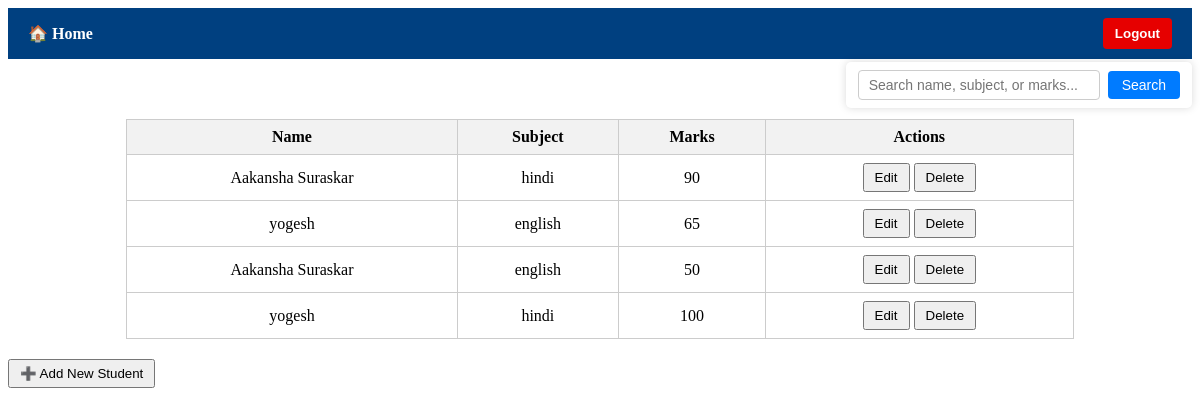
/home (signed in), run on an earlier commit of the app's database.
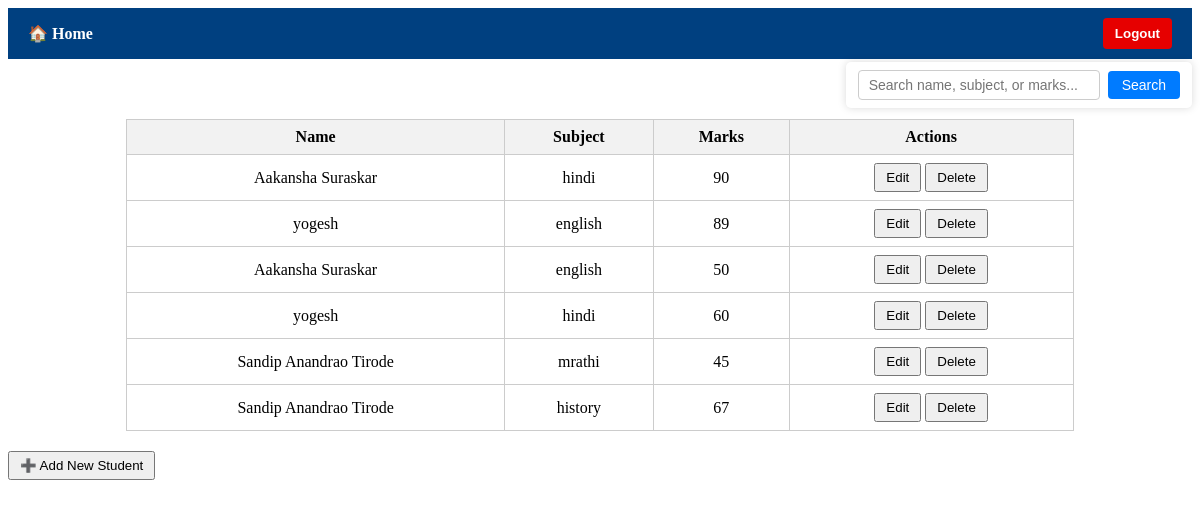
And on a later commit of the database.
### tables this page shows
CREATE TABLE students (
            id INTEGER PRIMARY KEY AUTOINCREMENT,
            name TEXT NOT NULL,
            subject TEXT NOT NULL,
            marks INTEGER NOT NULL
        );

### app/routes.py (the view)
@main.route('/home')
def home():
    if 'user_id' not in session:
        return redirect(url_for('main.index'))
    students = get_all_students()
    return render_template('student.html', students=students)

### app/db.py (called while the page is built)
def get_db_path():
    return 'test_portal.db' if os.environ.get('TESTING') == '1' else 'portal.db'

def get_db_connection():
    conn = sqlite3.connect(get_db_path())
    conn.row_factory = sqlite3.Row
    return conn

def get_all_students():
    conn = get_db_connection()
    c = conn.cursor()
    c.execute("SELECT id, name, subject, marks FROM students")
    students = c.fetchall()
    conn.close()
    return students

### app/templates/student.html (shortened to what this page needs)
<!DOCTYPE html>
<html lang="en">
<head>
    <link rel="stylesheet" href="{{ url_for('static', filename='css/style.css') }}" />
</head>
<body>
    {% include 'navbar.html' %}
    <div class="search-container">
       <input type="text" id="searchInput" placeholder="Search name, subject, or marks..." />
       <button id="searchBtn">Search</button>
    </div>
    <div class="table-container">
          <table id="studentsTable">
        <thead>
            <tr>
                <th>Name</th>
                <th>Subject</th>
                <th>Marks</th>
                <th>Actions</th>
            </tr>
        </thead>
        <tbody>
            {% for student in students %}
            <tr data-id="{{ student[0] }}">
                <td class="name">{{ student[1] }}</td>
                <td class="subject">{{ student[2] }}</td>
                <td class="marks">{{ student[3] }}</td>
                <td>
                    <button class="editBtn">Edit</button>
                    <button class="deleteBtn">Delete</button>
                </td>
            </tr>
            {% endfor %}
        </tbody>
    </table>
    </div>
    <div style="text-align:left;">
        <button onclick="openModal()">➕ Add New Student</button>
    </div>
</body>
</html>

What changed in the data, as far as the page shows it:
changed students (number 2 of 6 on the later page): marks "65" → "89"
changed students (number 4 of 6 on the later page): marks "100" → "60"
added students: name "Sandip Anandrao Tirode", subject "mrathi", marks "45"
added students: name "Sandip Anandrao Tirode", subject "history", marks "67"
